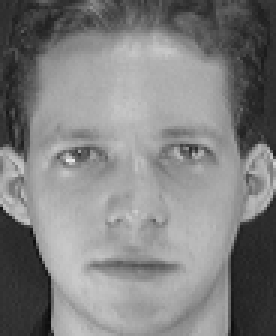
#> input picture orl_faces/s1/1.pgm, 92 x 112 px (shown 3 times larger); its folder holds only this picture in this run
$ python draw.py   (older library calls are emulated)
#> lines starting #> are read from the running program, lines starting #| are printed output that depends on the picture
### processing/image.py
import numpy as np
import matplotlib.image as mpimage
import matplotlib.pyplot as plt
from skimage import filters, morphology
from scipy import ndimage as ndi
import cv2
import os


class Image:
    # dict with key - flattened shape, value - original image shape
    shapes = {}

    @classmethod
    def read_image(cls, path):
        image = cls.read_image_2d(path)

        cls.shapes[image.shape[0] * image.shape[1]] = image.shape
        image = image.flatten()
        return image

    @classmethod
    def read_image_2d(cls, path):
        image = cv2.imread(path)
        image = cv2.cvtColor(image, cv2.COLOR_BGR2GRAY)
        image = image.astype("float")
        image /= max(image.flatten())

        return image

    # [18 lines left out: functions save_image, show_image, not called in this run]

    @classmethod
    def get_image_shape(cls, image):
        return cls.shapes[image.shape[0]]

    # [106 lines left out: functions gamma_correct, dog_correction, histogram_equalization, find_faces, detect_face, inside_oval and 1 more, not called in this run]

### processing/dataset.py
import os
import numpy as np
from scipy.stats import norm as stats_norm

from processing.person import Person


class Dataset:
    def __init__(self, directory):
        self.persons = None
        self.all_images = None
        self.initialize(directory)

        self.average_dist = None
        self.standard_deviation = None

    def normalize_people(self):
        self.persons = [*filter(lambda x: len(x.images) > 0, self.persons)]

        number_images = len(self.all_images)
        if number_images > 0:
            shape = self.all_images[0].shape

            def filter_shape(images):
                return np.array([*filter(lambda i: i.shape == shape, images)])

            self.all_images = filter_shape(self.all_images)
            for person in self.persons:
                person.images = filter_shape(person.images)

        if len(self.all_images) != number_images:
            print("[Eigenfaces Warning] %d images did not match dimensions" %
                  (number_images - len(self.all_images)))

    def initialize(self, directory):
        persons = []
        all_images = []

        for person_directory in os.listdir(directory):
            person_directory_path = directory + "/" + person_directory
            if os.path.isdir(person_directory_path):
                person = Person(person_directory_path)

                persons.append(person)
                all_images.extend(person.images)

        self.persons = np.array(persons)
        self.all_images = np.array(all_images)

        self.normalize_people()

        print("[Eigenfaces] Images loaded", self.all_images.shape[0])

    def calculate_weights(self, weight_func):
        for person in self.persons:
            person.weights = np.apply_along_axis(weight_func, 1, person.images)
            person.class_weight = np.apply_along_axis(np.mean, 0,
                                                      person.weights)

    # [48 lines left out: functions __recognize_with_probabilities__, initialize_norm, recognize_norm, recognize_dist, not called in this run]

    def __iter__(self):
        for person in self.persons:
            yield person

### processing/person.py
import os
import numpy as np


from processing.image import Image


class Person:
    def __init__(self, path):
        self.name = path.split("/")[-1]
        self.path = path
        self.images = None
        self.weights = None
        self.class_weight = None

        self.initialize()

    def initialize(self):
        images = []

        if os.path.isdir(self.path):
            for image in os.listdir(self.path):
                images.append(Image.read_image(self.path + "/" + image))

        # print([*map(lambda x: x.shape, images)])

        self.images = np.array(images)

    def distance(self, other_weight):
        return np.linalg.norm(self.class_weight - other_weight)

    def distances(self, other_weight):
        return [*map(lambda w: self.distance(other_weight), self.weights)]

### processing/eigenfaces.py
import numpy as np

from processing import Image
from processing.dataset import Dataset


class Eigenfaces:
    def __init__(self, directory, threshold=0.8):
        self.dataset = Dataset(directory)

        self.threshold = threshold
        self.average = self.get_average(self.dataset.all_images)
        self.vectors = None
        self.k = None
        self.vectorsT = None

        self.create_reduced_basis()
        self.dataset.calculate_weights(self.calculate_weight)

        # for person in self.dataset.persons:
        #     Image.show_image(self.reverse_image(person.class_weight), person.name)

    @staticmethod
    def get_average(images):
        return np.sum(images, axis=0) / images.shape[0]

    def create_reduced_basis(self):
        images = self.dataset.all_images
        # normalize all the images - subtract the average
        images = np.apply_along_axis(lambda image: image - self.average, 1, images)

        # covariance matrix of images
        covariance = np.matmul(images, np.matrix.transpose(images))

        # find eigenvectors for image basis
        # (image_size x num_vectors)
        values, vectors = np.linalg.eig(covariance)
        vectors = np.matmul(np.transpose(images), vectors)

        # get number of principal components
        indexes = np.flip(np.argsort(values), 0)
        values = values[indexes]
        variance = np.sum(values)
        length = values.size
        threshold_var = 0
        k = 0

        # choose k that covers (threshold * 100%) percent of the variance
        while threshold_var / variance < self.threshold and k < length:
            threshold_var += values[k]
            k += 1

        print("[Eigenfaces] K is", k)
        self.k = k
        vectors = vectors[:, indexes[0:self.k]]

        # make the basis orthonormal
        self.vectors = self.make_orthogonal(vectors)
        self.vectorsT = np.transpose(self.vectors)

    @staticmethod
    def make_orthogonal(vectors):
        new_vectors = []

        for i in range(vectors.shape[1]):
            vector = vectors[:, i]

            for j in range(i):
                basis_v = vectors[:, j]
                projection = basis_v * \
                    np.dot(basis_v, vector) / np.dot(basis_v, basis_v)
                vector = vector - projection

            new_vectors.append(vector)

        new_vectors = np.array(new_vectors)
        new_vectors = np.apply_along_axis(
            lambda x: x / np.sqrt(np.dot(x, x)), 1, new_vectors)

        return np.transpose(new_vectors)

    def calculate_weight(self, image):
        # calculate the weight of image - in the reduced basis
        # needs to be subtracted the average first
        return np.matmul(image - self.average, self.vectors)

    def reverse_image(self, weights):
        # return image back to normal
        return np.matmul(weights, self.vectorsT) + self.average

    # [8 lines left out: function recognize, not called in this run]

### draw.py
from processing import Eigenfaces
import matplotlib.pyplot as plt


if __name__ == '__main__':
    ks = []
    thes = []
    for i in range(5, 100, 5):
        thes.append(i/100)
        eig = Eigenfaces("./orl_faces", i/100)
        ks.append(eig.k)
#> this loop made 19 passes
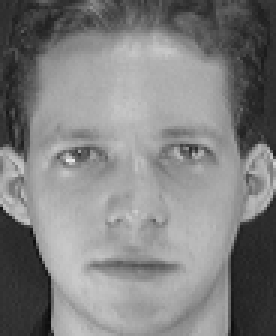
#> input picture orl_faces/s1/1.pgm, 92 x 112 px (shown 3 times larger)
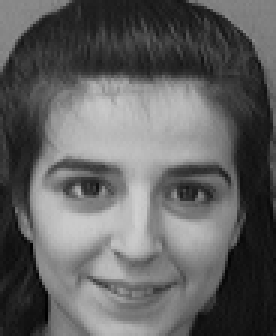
#> input picture orl_faces/s10/2.pgm, 92 x 112 px (shown 3 times larger)

    plt.figure()
    plt.plot(thes, ks, '-m')
    plt.xlabel("threshold")
    plt.ylabel("value of k")
    plt.suptitle('Dependency between the number of principal '
                 'components and threshold')
    plt.savefig('graph.jpg')
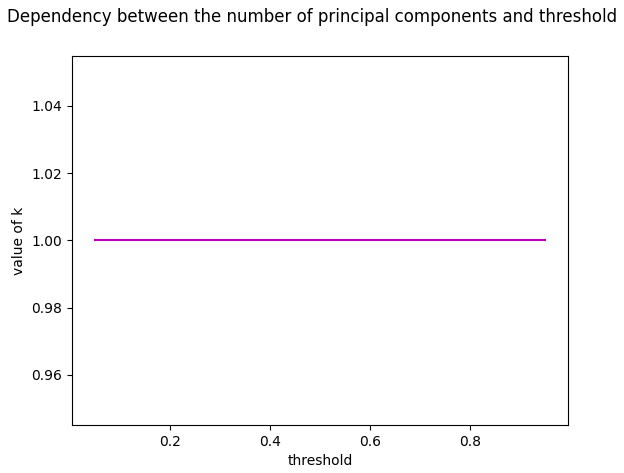
#> figure drawn by matplotlib, 1 panel
